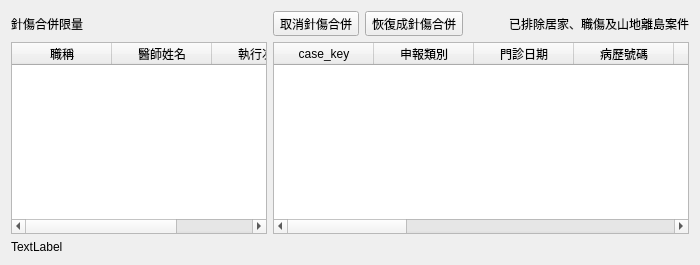
        <widget class="QWidget" name="tab_5">
         <attribute name="title">
          <string>針傷合併次數</string>
         </attribute>
         <layout class="QGridLayout" name="gridLayout_5">
          <item row="3" column="0">
           <widget class="QTableWidget" name="tableWidget_merge_doctor">
            <property name="maximumSize">
             <size>
              <width>320</width>
              <height>16777215</height>
             </size>
            </property>
            <property name="editTriggers">
             <set>QAbstractItemView::NoEditTriggers</set>
            </property>
            <property name="selectionMode">
             <enum>QAbstractItemView::SingleSelection</enum>
            </property>
            <property name="selectionBehavior">
             <enum>QAbstractItemView::SelectRows</enum>
            </property>
            <column>
             <property name="text">
              <string>職稱</string>
             </property>
            </column>
            <column>
             <property name="text">
              <string>醫師姓名</string>
             </property>
            </column>
            <column>
             <property name="text">
              <string>執行次數</string>
             </property>
            </column>
           </widget>
          </item>
          <item row="2" column="1">
           <layout class="QHBoxLayout" name="horizontalLayout_5">
            <item>
             <widget class="QToolButton" name="toolButton_cancel_merge">
              <property name="text">
               <string>取消針傷合併</string>
              </property>
              <property name="icon">
               <iconset>
                <normaloff>../icons/go-previous.svg</normaloff>../icons/go-previous.svg</iconset>
              </property>
              <property name="toolButtonStyle">
               <enum>Qt::ToolButtonTextBesideIcon</enum>
              </property>
             </widget>
            </item>
            <item>
             <widget class="QToolButton" name="toolButton_merge">
              <property name="text">
               <string>恢復成針傷合併</string>
              </property>
              <property name="icon">
               <iconset>
                <normaloff>../icons/edit-undo.svg</normaloff>../icons/edit-undo.svg</iconset>
              </property>
              <property name="toolButtonStyle">
               <enum>Qt::ToolButtonTextBesideIcon</enum>
              </property>
             </widget>
            </item>
            <item>
             <spacer name="horizontalSpacer_6">
              <property name="orientation">
               <enum>Qt::Horizontal</enum>
              </property>
              <property name="sizeHint" stdset="0">
               <size>
                <width>40</width>
                <height>20</height>
               </size>
              </property>
             </spacer>
            </item>
            <item>
             <widget class="QLabel" name="label_5">
              <property name="text">
               <string>已排除居家、職傷及山地離島案件</string>
              </property>
             </widget>
            </item>
           </layout>
          </item>
          <item row="3" column="1">
           <widget class="QTableWidget" name="tableWidget_merge_case">
            <property name="editTriggers">
             <set>QAbstractItemView::NoEditTriggers</set>
            </property>
            <property name="selectionMode">
             <enum>QAbstractItemView::SingleSelection</enum>
            </property>
            <property name="selectionBehavior">
             <enum>QAbstractItemView::SelectRows</enum>
            </property>
            <column>
             <property name="text">
              <string>case_key</string>
             </property>
            </column>
            <column>
             <property name="text">
              <string>申報類別</string>
             </property>
            </column>
            <column>
             <property name="text">
              <string>門診日期</string>
             </property>
            </column>
            <column>
             <property name="text">
              <string>病歷號碼</string>
             </property>
            </column>
            <column>
             <property name="text">
              <string>姓名</string>
             </property>
            </column>
            <column>
             <property name="text">
              <string>就醫類別</string>
             </property>
            </column>
            <column>
             <property name="text">
              <string>卡序</string>
             </property>
            </column>
            <column>
             <property name="text">
              <string>療程</string>
             </property>
            </column>
            <column>
             <property name="text">
              <string>藥日</string>
             </property>
            </column>
            <column>
             <property name="text">
              <string>主診斷碼</string>
             </property>
            </column>
            <column>
             <property name="text">
              <string>診斷名稱</string>
             </property>
            </column>
            <column>
             <property name="text">
              <string>處置項目</string>
             </property>
            </column>
            <column>
             <property name="text">
              <string>主治醫師</string>
             </property>
            </column>
           </widget>
          </item>
          <item row="2" column="0">
           <widget class="QLabel" name="label_merge_limit">
            <property name="text">
             <string>針傷合併限量</string>
            </property>
           </widget>
          </item>
          <item row="4" column="0" colspan="2">
           <widget class="QLabel" name="label_merge">
            <property name="text">
             <string>TextLabel</string>
            </property>
           </widget>
          </item>
         </layout>
        </widget>
